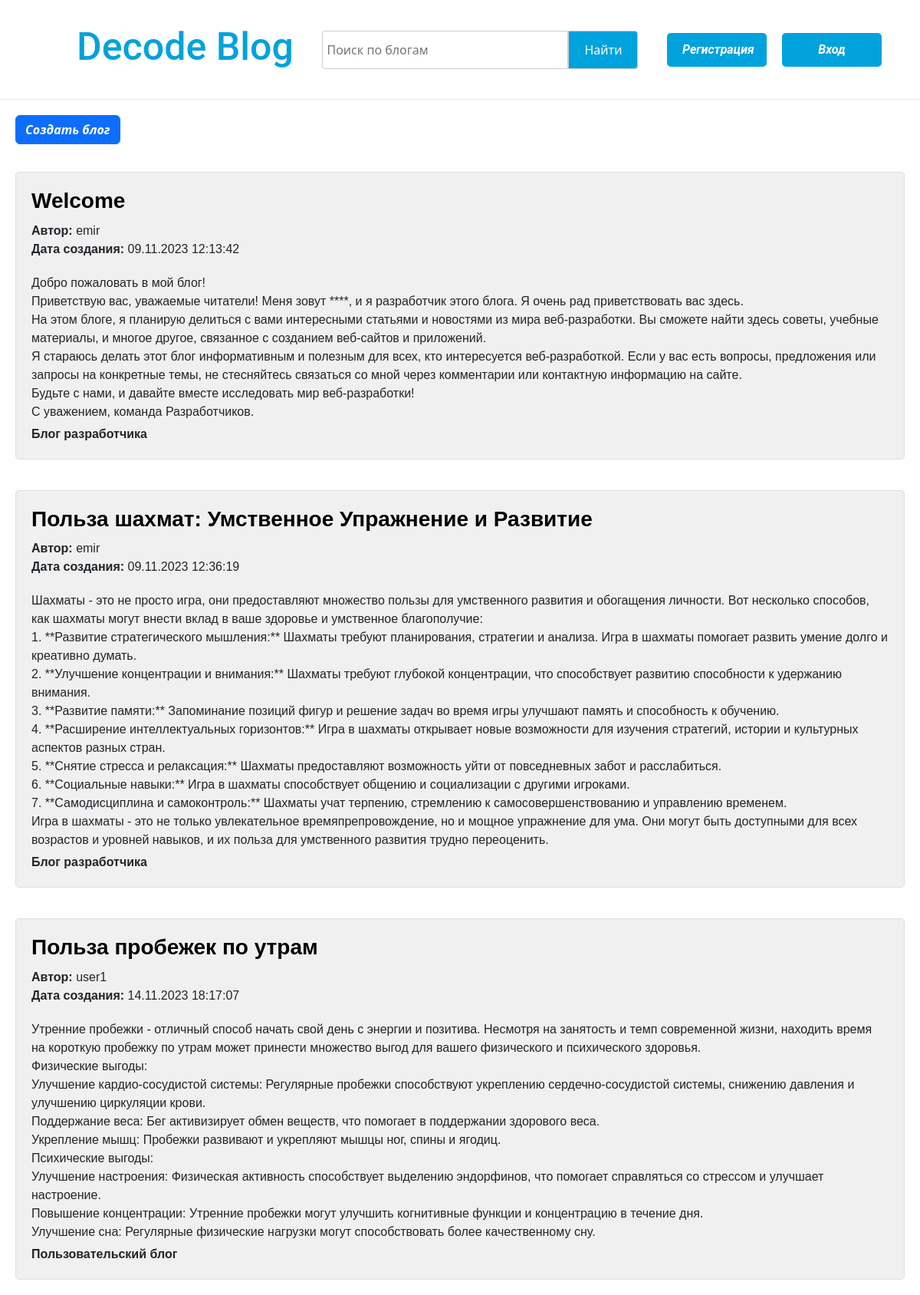
Screenshot of /blog_app/ with the database file from the repository.
### blog_app/models.py (models this page shows, shortened)
class Blog(models.Model):
    title = models.CharField(max_length=100)
    content = models.TextField(null=False)
    author = models.ForeignKey(User, on_delete=models.CASCADE, null=True)
    created_at = models.DateTimeField(auto_now_add=True)

### authe/models.py (models this page shows, shortened)
class User(AbstractUser):
    email = models.EmailField(unique=True)
    full_name = models.CharField(max_length=100)

### blog_app/views.py (the view)
# urls.py: path('', views.ViewAllBlogs.as_view(), name='index'),
class ViewAllBlogs(View):
    def get(self, request):
        blogs = Blog.objects.all()
        context = {
            'title': 'Список блогов',
            'blogs': blogs,
        }
        return render(request, 'blog_app/index.html', context=context)

### blog_app/templates/blog_app/index.html (shortened to what this page needs)
{% extends "authe/base.html" %}
{% load static %}
{% block static %}
    <link rel="stylesheet" href="{% static 'blog_app/styles/blog.css' %}">
{% endblock %}
{% block content %}
<p class="create-blog-index"><a href="{% url 'blogs:create' %}" class="btn btn-primary">Создать блог</a></p>
    <section class="entire">
        <div class="blog-list">
            {% for b in blogs %}
                <div class="blog-item">
                    <h2>{{ b.title }}</h2>
                    <p><strong>Автор:</strong> {{ b.author.username }}</p>
                    <p><strong>Дата создания:</strong> {{ b.created_at|date:"d.m.Y H:i:s" }}</p>
                    <div class="blog-content">
                        {{ b.content|linebreaks }}
                    </div>
                    {% if b.author.is_superuser %}
                        <p class="developer-blog">Блог разработчика</p>
                    {% else %}
                        <p class="user-blog">Пользовательский блог</p>
                    {% endif %}
                </div>
            {% endfor %}
        </div>
    </section>
{% endblock %}

### authe/templates/authe/base.html (shortened to what this page needs)
{% load static %}
<!DOCTYPE html>
<html lang="en">
<head>
    <link href="https://cdn.jsdelivr.net/npm/bootstrap@5.3.2/dist/css/bootstrap.min.css" rel="stylesheet">
    <link rel="stylesheet" href="{% static 'authe/styles/authe.css' %}">
    {% block static %}
    {% endblock %}
</head>
<body>
    <header class="header">
        <h1 class="title"> Decode Blog </h1>
        <div class="search-bar">
            <input type="text" id="search-input" placeholder="Поиск по блогам">
            <button type="submit" class="search-button">Найти</button>
        </div>
        <div class="btns">
            <a href="{% url 'authe:register' %}" class="register btn btn-primary"> Регистрация </a>
            <a href="{% url 'authe:login' %}" class="login btn btn-primary"> Вход </a>
        </div>
    </header>
    {% block content %}
    {% endblock %}
</body>
</html>

### authe/static/authe/styles/authe.css (style rules this page uses)
body { background-color: #ffffff; margin: 0; padding: 0; }
.header { display: flex; align-items: center; justify-content: space-between; height: 130px; background-color: #fff; width: 100%; border-bottom: 0.5px solid #E7E7E7; }
.title, .search, .register, .login { font-family: "Roboto", sans-serif; color: #00A2DC; }
.title { font-size: 50px; margin-left: 100px; }
.btns { display: flex; gap: 20px; margin-right: 50px; }
.register, .login { width: 130px; padding: 10px 20px; margin: 0; text-decoration: none; color: #fff; background-color: #00A2DC; border: none; border-radius: 5px; cursor: pointer; }
.search-bar { display: flex; align-items: center; }
#search-input { width: 321px; height: 50px; border-radius: 4px 0 0 4px; border: 1px solid #ccc; padding: 5px; }
.search-button { height: 50px; width: 91px; border-radius: 0 4px 4px 0; border: 1px solid #ccc; color: #fff; background-color: #00A2DC; cursor: pointer; }

### blog_app/static/blog_app/styles/blog.css (style rules this page uses)
.blog-list { display: flex; flex-direction: column; align-items: center; padding: 0 20px; box-sizing: border-box; }
.blog-item { background-color: #f0f0f0; border: 1px solid #ddd; padding: 20px; margin: 20px 0; width: 100%; border-radius: 5px; }
.blog-item h2 { font-size: 1.75rem; margin: 0 0 10px; font-family: 'Arial', sans-serif; }
.blog-item p { margin: 0; font-family: 'Arial', sans-serif; }
.blog-content { margin-top: 20px; font-family: 'Verdana', sans-serif; }
.user-blog { border-radius: 3px; display: inline-block; font-weight: bold; font-family: 'Arial', sans-serif; padding-top: 5px; }
.developer-blog { border-radius: 3px; display: inline-block; font-weight: bold; font-family: 'Arial', sans-serif; padding-top: 5px; }
h2 { font-weight: 700; color: black; }
.create-blog-index { margin-left: 20px; margin-top: 20px; }
.btn-primary { font-weight: 600; font-style:italic; }

### rows the page displays
Blog: title "Welcome", author.username "emir", created_at "09.11.2023 12:13:42", content "Добро пожаловать в мой блог! Приветствую вас, уважаемые читатели! Меня зовут ****, и я разработчик этого блога. Я очень рад приветствовать вас здесь. На этом блоге, я планирую делиться с вами интересными статьями и новостями из мира веб-разработки. Вы сможете найти здесь советы, учебные материалы, и многое другое, связанное с созданием веб-сайтов и приложений. Я стараюсь делать этот блог информативным и полезным для всех, кто интересуется веб-разработкой. Если у вас есть вопросы, предложения или запросы на конкретные темы, не стесняйтесь связаться со мной через комментарии или контактную информацию на сайте. Будьте с нами, и давайте вместе исследовать мир веб-разработки! С уважением,…", shows "Блог разработчика"
Blog: title "Польза шахмат: Умственное Упражнение и Развитие", author.username "emir", created_at "09.11.2023 12:36:19", content "Шахматы - это не просто игра, они предоставляют множество пользы для умственного развития и обогащения личности. Вот несколько способов, как шахматы могут внести вклад в ваше здоровье и умственное благополучие: 1. **Развитие стратегического мышления:** Шахматы требуют планирования, стратегии и анализа. Игра в шахматы помогает развить умение долго и креативно думать. 2. **Улучшение концентрации и внимания:** Шахматы требуют глубокой концентрации, что способствует развитию способности к удержанию внимания. 3. **Развитие памяти:** Запоминание позиций фигур и решение задач во время игры улучшают память и способность к обучению. 4. **Расширение интеллектуальных горизонтов:** Игра в шахматы…", shows "Блог разработчика"
Blog: title "Польза пробежек по утрам", author.username "user1", created_at "14.11.2023 18:17:07", content "Утренние пробежки - отличный способ начать свой день с энергии и позитива. Несмотря на занятость и темп современной жизни, находить время на короткую пробежку по утрам может принести множество выгод для вашего физического и психического здоровья. Физические выгоды: Улучшение кардио-сосудистой системы: Регулярные пробежки способствуют укреплению сердечно-сосудистой системы, снижению давления и улучшению циркуляции крови. Поддержание веса: Бег активизирует обмен веществ, что помогает в поддержании здорового веса. Укрепление мышц: Пробежки развивают и укрепляют мышцы ног, спины и ягодиц. Психические выгоды: Улучшение настроения: Физическая активность способствует выделению эндорфинов, что…", shows "Пользовательский блог"
